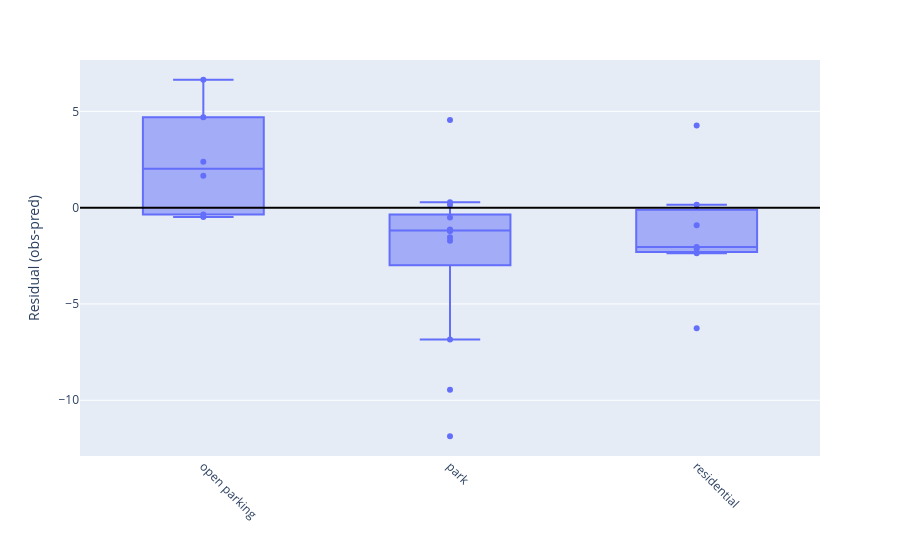

Notebook cell for this chart:
### Code cell
import plotly.express as px

df_plot = points_proj.drop(columns="geometry")

fig = px.box(
    df_plot,
    x="context",
    y="residuals",
    points="all",
    hover_data=["ID"],
)

fig.add_hline(y=0, line_dash="solid", line_color="black")

fig.update_layout(
    yaxis_title="Residual (obs-pred)",
    xaxis_title="",
    xaxis_tickangle=45
)

fig.update_traces(
    jitter=0,        # 0 = centrado, 1 = disperso
    pointpos=0,      # 0 = dentro de la caja, -1 o 1 = al costado
)
fig.show()

### Figure 1 — Plotly figure (JSON) as saved in the notebook; plotly's stock layout.template omitted (floating-point values rounded to 4 significant figures)
{"data": [{"alignmentgroup": "True", "boxpoints": "all", "customdata": [[0], [1], [2], [3], [4], [5], [6], [7], [8], [9], [10], [11], [12], [13], [14], [15], [16], [17], [18], [19], [20], [21], [22], [23], [24], [25]], "hovertemplate": "context=%{x}<br>residuals=%{y}<br>ID=%{customdata[0]}<extra></extra>", "jitter": 0, "legendgroup": "", "marker": {"color": "#636efa"}, "name": "", "notched": false, "offsetgroup": "", "orientation": "v", "pointpos": 0, "showlegend": false, "type": "box", "x": ["open parking", "open parking", "open parking", "open parking", "park", "park", "residential", "residential", "park", "open parking", "open parking", "park", "residential", "park", "residential", "park", "park", "residential", "park", "residential", "park", "park", "residential", "park", "park", "park"], "x0": " ", "xaxis": "x", "y": [1.657, -0.359, 4.69, 2.381, -11.87, -9.456, 0.152, -6.256, -0.517, 6.638, -0.4911, 0.2749, -2.041, -1.54, 4.26, -6.845, 0.1451, -2.14, -1.186, -0.914, -1.216, -1.173, -2.364, -1.132, -1.714, 4.547], "y0": " ", "yaxis": "y"}], "layout": {"boxmode": "group", "legend": {"tracegroupgap": 0}, "margin": {"t": 60}, "shapes": [{"line": {"color": "black", "dash": "solid"}, "type": "line", "x0": 0, "x1": 1, "xref": "x domain", "y0": 0, "y1": 0, "yref": "y"}], "xaxis": {"anchor": "y", "domain": [0, 1], "tickangle": 45, "title": {"text": ""}}, "yaxis": {"anchor": "x", "domain": [0, 1], "title": {"text": "Residual (obs-pred)"}}}}
